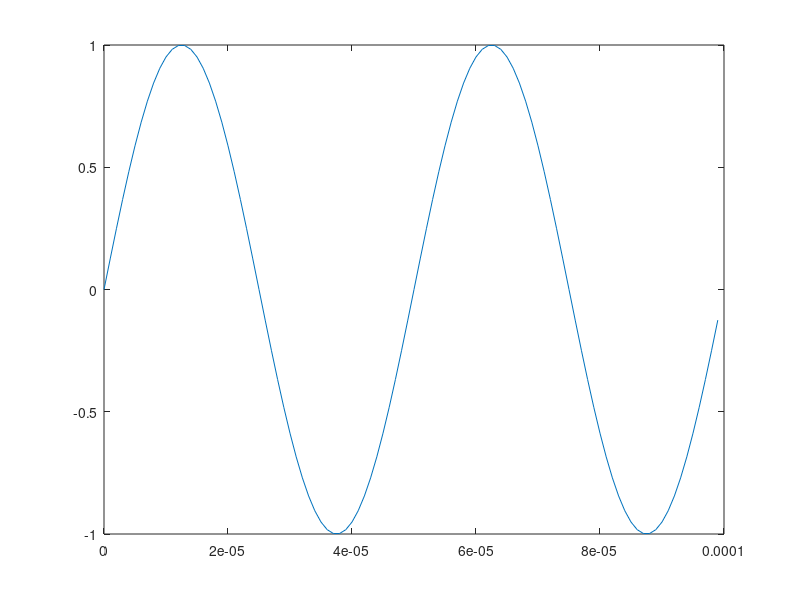
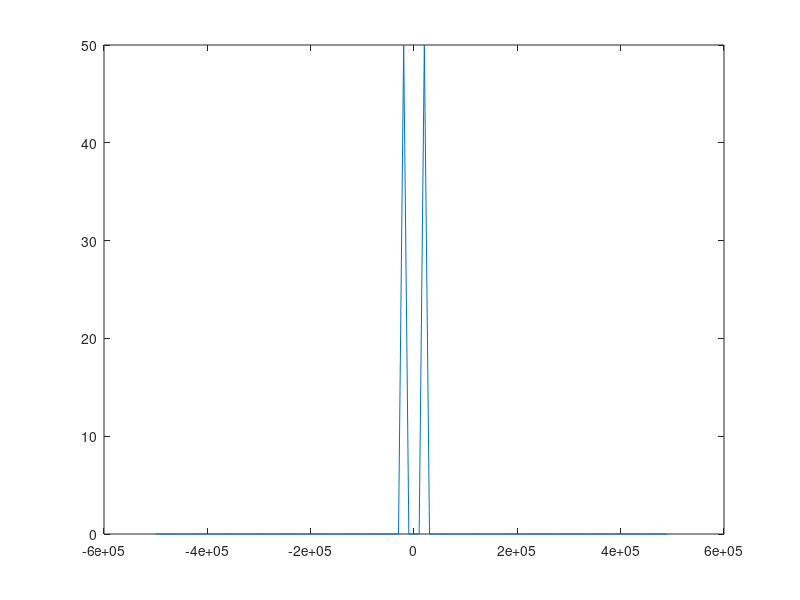
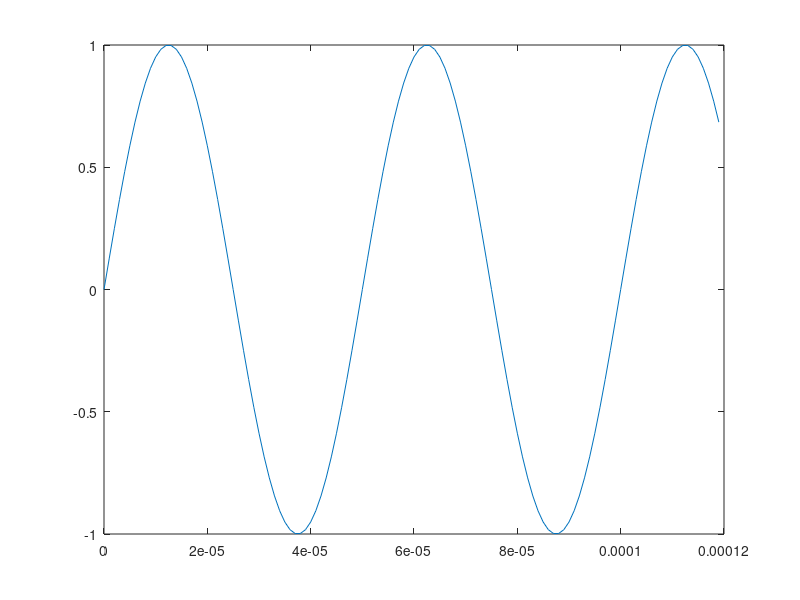
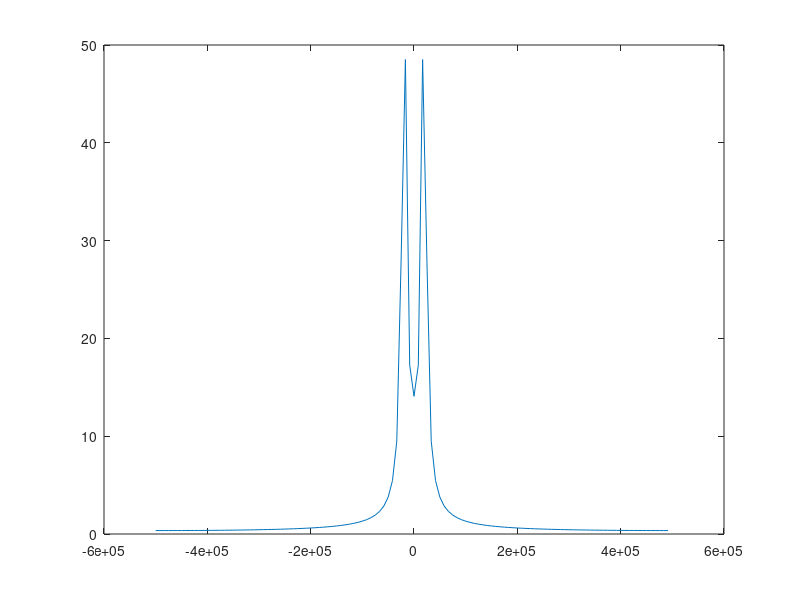

MATLAB code for these plots, in order:
%% a
fc = 20e3;
fs = 1e6;
N = 100;
ts = 1/fs;
t = 0: ts:ts*(N-1);
x = sin( 2 * pi* t * fc);

%% b
f = -fs/2:fs/N:fs/2 - fs/N;
figure;
plot(t, x);
figure;
plot(f, fftshift(abs(fft(x))));

%% c
N = 120;
t = 0: ts:ts*(N-1);
x = sin( 2 * pi* t * fc);

f = -fs/2:fs/N:fs/2 - fs/N;
figure;
plot(t, x);
figure;
plot(f, fftshift(abs(fft(x))));
 % time resolution improved because of more samples wich leads to worse
 % frequncy resolution
